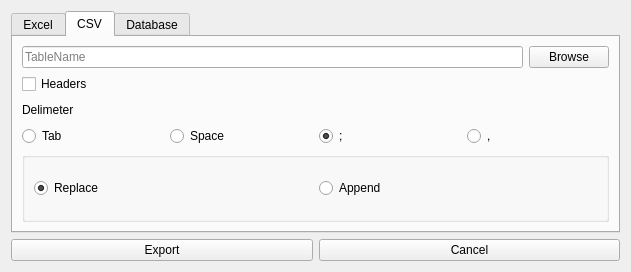
<?xml version="1.0" encoding="UTF-8"?>
<ui version="4.0">
 <class>ExportDialog</class>
 <widget class="QDialog" name="ExportDialog">
  <property name="geometry">
   <rect>
    <x>0</x>
    <y>0</y>
    <width>631</width>
    <height>272</height>
   </rect>
  </property>
  <property name="windowTitle">
   <string>Export</string>
  </property>
  <layout class="QVBoxLayout" name="verticalLayout_4">
   <item>
    <widget class="QTabWidget" name="tabWidget">
     <property name="currentIndex">
      <number>1</number>
     </property>
     <property name="documentMode">
      <bool>false</bool>
     </property>
     <widget class="QWidget" name="ExcelTab">
      <attribute name="title">
       <string>Excel</string>
      </attribute>
      <layout class="QVBoxLayout" name="verticalLayout_2">
       <item>
        <layout class="QHBoxLayout" name="horizontalLayout_3">
         <item>
          <widget class="QLineEdit" name="Excel_TableName">
           <property name="placeholderText">
            <string>TableName</string>
           </property>
          </widget>
         </item>
         <item>
          <widget class="QPushButton" name="ExcelBrowse_pushButton">
           <property name="text">
            <string>Browse</string>
           </property>
          </widget>
         </item>
        </layout>
       </item>
       <item>
        <widget class="QCheckBox" name="ExcelHeaders_checkBox">
         <property name="text">
          <string>Headers</string>
         </property>
        </widget>
       </item>
       <item>
        <layout class="QHBoxLayout" name="horizontalLayout_7">
         <item>
          <widget class="QRadioButton" name="ExcelReplace_radioButton">
           <property name="text">
            <string>Replace</string>
           </property>
           <property name="checked">
            <bool>true</bool>
           </property>
          </widget>
         </item>
         <item>
          <widget class="QRadioButton" name="ExcelReplaceSheet_radioButton">
           <property name="text">
            <string>Replace sheet</string>
           </property>
          </widget>
         </item>
         <item>
          <widget class="QRadioButton" name="ExcelAppendSheet_radioButton">
           <property name="text">
            <string>Append sheet</string>
           </property>
          </widget>
         </item>
        </layout>
       </item>
       <item>
        <widget class="QLineEdit" name="ExcelWorksheetName_lineEdit">
         <property name="placeholderText">
          <string>Worksheetname</string>
         </property>
        </widget>
       </item>
       <item>
        <widget class="QCheckBox" name="ExcelAppendSync_checkBox">
         <property name="toolTip">
          <string>This option will find unique values in column in current loaded data,
delete all rows from worksheet which contain this values 
and append current data.</string>
         </property>
         <property name="toolTipDuration">
          <number>-1</number>
         </property>
         <property name="autoFillBackground">
          <bool>false</bool>
         </property>
         <property name="text">
          <string>Synchronize/update data using column</string>
         </property>
        </widget>
       </item>
       <item>
        <widget class="QComboBox" name="ExcelSyncColumn_comboBox"/>
       </item>
      </layout>
     </widget>
     <widget class="QWidget" name="CSVTab">
      <attribute name="title">
       <string>CSV</string>
      </attribute>
      <layout class="QVBoxLayout" name="verticalLayout_3">
       <item>
        <layout class="QHBoxLayout" name="horizontalLayout_6">
         <item>
          <widget class="QLineEdit" name="CSV_TableName">
           <property name="placeholderText">
            <string>TableName</string>
           </property>
          </widget>
         </item>
         <item>
          <widget class="QPushButton" name="CSVBrowse_pushButton">
           <property name="text">
            <string>Browse</string>
           </property>
          </widget>
         </item>
        </layout>
       </item>
       <item>
        <widget class="QCheckBox" name="CSVHeaders_checkBox">
         <property name="text">
          <string>Headers</string>
         </property>
        </widget>
       </item>
       <item>
        <widget class="QLabel" name="label_2">
         <property name="maximumSize">
          <size>
           <width>16777215</width>
           <height>20</height>
          </size>
         </property>
         <property name="text">
          <string>Delimeter</string>
         </property>
        </widget>
       </item>
       <item>
        <layout class="QHBoxLayout" name="horizontalLayout_5">
         <item>
          <widget class="QRadioButton" name="CSVDelimeterTab_radioButton">
           <property name="text">
            <string>Tab</string>
           </property>
          </widget>
         </item>
         <item>
          <widget class="QRadioButton" name="CSVDelimeterSpace_radioButton">
           <property name="text">
            <string>Space</string>
           </property>
          </widget>
         </item>
         <item>
          <widget class="QRadioButton" name="CSVDelimeterSemicolumn_radioButton">
           <property name="text">
            <string>;</string>
           </property>
           <property name="checked">
            <bool>true</bool>
           </property>
          </widget>
         </item>
         <item>
          <widget class="QRadioButton" name="CSVDelimeterComma_radioButton">
           <property name="text">
            <string>,</string>
           </property>
          </widget>
         </item>
        </layout>
       </item>
       <item>
        <layout class="QHBoxLayout" name="horizontalLayout_2">
         <item>
          <widget class="QGroupBox" name="groupBox">
           <property name="title">
            <string/>
           </property>
           <property name="flat">
            <bool>false</bool>
           </property>
           <layout class="QHBoxLayout" name="horizontalLayout_8">
            <item>
             <widget class="QRadioButton" name="CSVReplace_radioButton">
              <property name="text">
               <string>Replace</string>
              </property>
              <property name="checked">
               <bool>true</bool>
              </property>
              <property name="autoExclusive">
               <bool>true</bool>
              </property>
             </widget>
            </item>
            <item>
             <widget class="QRadioButton" name="CSVAppend_radioButton">
              <property name="text">
               <string>Append</string>
              </property>
             </widget>
            </item>
           </layout>
          </widget>
         </item>
        </layout>
       </item>
      </layout>
     </widget>
     <widget class="QWidget" name="DatabaseTab">
      <attribute name="title">
       <string>Database</string>
      </attribute>
      <layout class="QVBoxLayout" name="verticalLayout">
       <item>
        <widget class="QLabel" name="label">
         <property name="maximumSize">
          <size>
           <width>16777215</width>
           <height>20</height>
          </size>
         </property>
         <property name="text">
          <string>Connection</string>
         </property>
        </widget>
       </item>
       <item>
        <widget class="QComboBox" name="DBConnection_comboBox"/>
       </item>
       <item>
        <widget class="QLineEdit" name="DB_TableName">
         <property name="placeholderText">
          <string>TableName</string>
         </property>
        </widget>
       </item>
       <item>
        <layout class="QHBoxLayout" name="horizontalLayout">
         <item>
          <widget class="QRadioButton" name="DBReplace_radioButton">
           <property name="text">
            <string>Replace</string>
           </property>
           <property name="checked">
            <bool>true</bool>
           </property>
          </widget>
         </item>
         <item>
          <widget class="QRadioButton" name="DBAppend_radioButton">
           <property name="text">
            <string>Append</string>
           </property>
          </widget>
         </item>
        </layout>
       </item>
      </layout>
     </widget>
    </widget>
   </item>
   <item>
    <layout class="QHBoxLayout" name="horizontalLayout_4">
     <item>
      <widget class="QPushButton" name="Export_pushButton">
       <property name="text">
        <string>Export</string>
       </property>
      </widget>
     </item>
     <item>
      <widget class="QPushButton" name="Cancel_pushButton">
       <property name="text">
        <string>Cancel</string>
       </property>
      </widget>
     </item>
    </layout>
   </item>
  </layout>
 </widget>
 <resources/>
 <connections/>
</ui>
